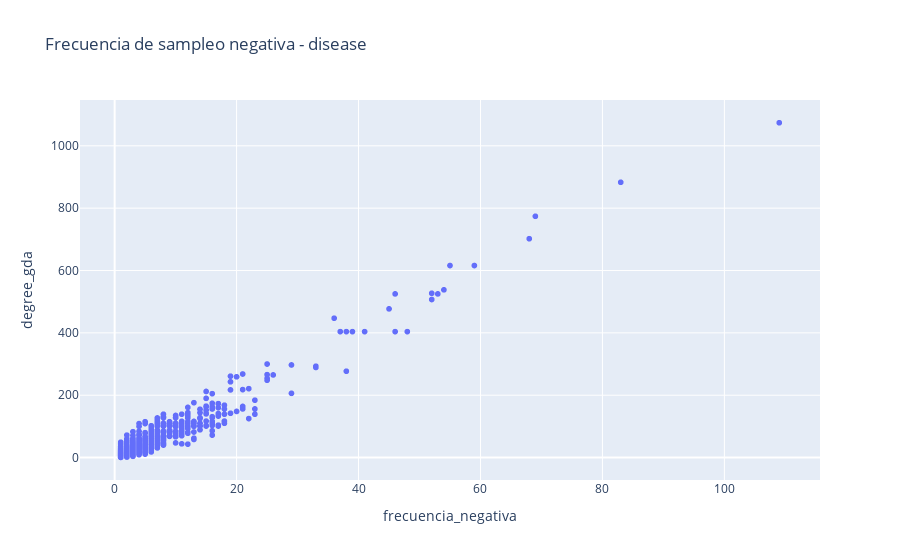

Source (notebook cell):
### Code cell
sample = val_data["gene_protein","gda","disease"]["edge_label_index"]
labels = val_data["gene_protein","gda","disease"]["edge_label"]

index = torch.nonzero(labels == 1).flatten()
val_positive_edges = sample[:,index]
plot_neg_frequency(val_positive_edges,"disease")

### Figure 1 — Plotly figure (JSON) as saved in the notebook; plotly's stock layout.template omitted (floating-point values rounded to 4 significant figures; data arrays with more than 128 entries replaced by an {"elided": "..."} marker saying what was removed)
{"data": [{"hovertemplate": "frecuencia_negativa=%{x}<br>degree_gda=%{y}<extra></extra>", "legendgroup": "", "marker": {"color": "#636efa", "symbol": "circle"}, "mode": "markers", "name": "", "showlegend": false, "type": "scattergl", "x": {"elided": "2893 int values"}, "xaxis": "x", "y": {"elided": "2893 int values"}, "yaxis": "y"}], "layout": {"legend": {"tracegroupgap": 0}, "title": {"text": "Frecuencia de sampleo negativa - disease"}, "xaxis": {"anchor": "y", "domain": [0, 1], "title": {"text": "frecuencia_negativa"}}, "yaxis": {"anchor": "x", "domain": [0, 1], "title": {"text": "degree_gda"}}}}
